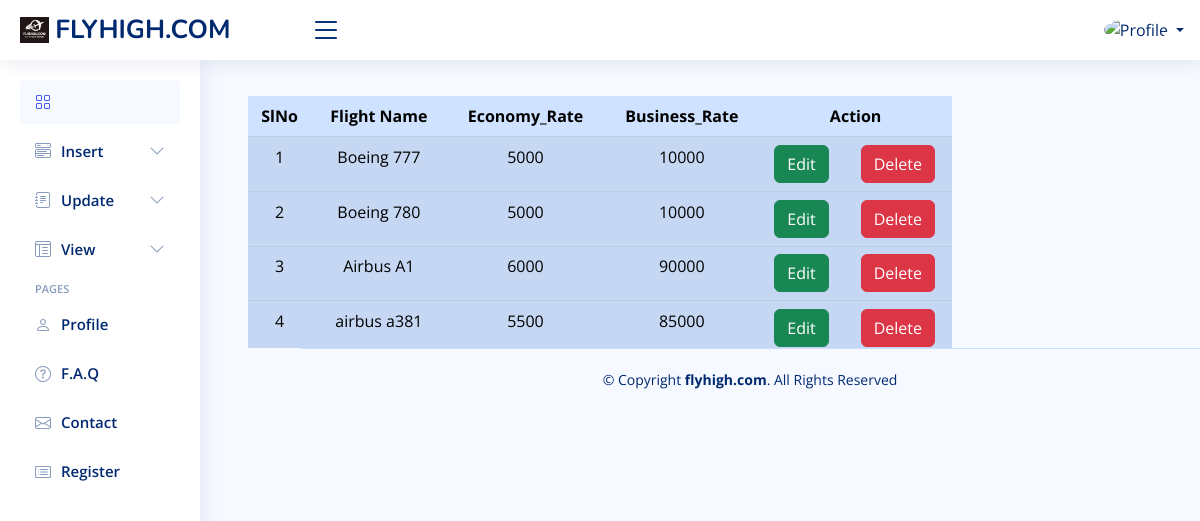
The page /admin/pages/fare/view.php on the database its author committed.
### tables this page shows
CREATE TABLE `fare` (
  `id` int(11) NOT NULL,
  `fly_id` int(11) NOT NULL,
  `economy_rate` bigint(20) NOT NULL,
  `business_rate` bigint(20) NOT NULL,
  `created_at` timestamp NOT NULL DEFAULT CURRENT_TIMESTAMP,
  `created_by` varchar(50) NOT NULL,
  `edited_at` timestamp NOT NULL DEFAULT CURRENT_TIMESTAMP,
  `edited_by` varchar(50) NOT NULL
);

CREATE TABLE `flight` (
  `id` int(11) NOT NULL,
  `name` varchar(50) NOT NULL,
  `airline_id` int(11) NOT NULL,
  `total_seat` int(30) NOT NULL,
  `created_at` timestamp NOT NULL DEFAULT CURRENT_TIMESTAMP ON UPDATE CURRENT_TIMESTAMP,
  `created_by` varchar(50) NOT NULL,
  `edited_at` timestamp NOT NULL DEFAULT CURRENT_TIMESTAMP,
  `edited_by` varchar(50) NOT NULL
);

### admin/pages/fare/view.php (the view, shortened to what this page needs)
<?php
    require '../../header.php';
    $sql='SELECT * FROM fare';
    $statement=$connection->prepare($sql);
    $statement->execute();
    $fare=$statement->fetchAll(PDO::FETCH_OBJ);
?>
    <div class="container-fluid">
        <div class="row">
        <div class="col-12 col-sm-8 mx-auto mt-5 p-5 overflow-scroll overflow-x-hidden" style="height:300px">
    <table class="table table-primary table-striped text-center">
        <thead>
            <tr>
                <th>
                    SlNo
                </th>
                <th>
                    Flight Name
                </th>
                <th>
                    Economy_Rate
                </th>
                <th>
                    Business_Rate
                </th>
                <th colspan="2">Action</th>
        </thead>
        <tbody>
            <?php
            $i=1;
             foreach($fare as $rate):
                $flyid=$rate->fly_id;
                $sql='SELECT * FROM fly WHERE id=:id';
                $sta=$connection->prepare($sql);
                $sta->execute([':id'=>$flyid]);
                $fly=$sta->fetch(PDO::FETCH_OBJ);
                $flightid=$fly->flight_id;
                $q='SELECT * FROM flight WHERE id=:id';
                $s=$connection->prepare($q);
                $s->execute([':id'=>$flightid]);
                $flights=$s->fetch(PDO::FETCH_OBJ);
                $fname=$flights->name;
                 ?>
                <tr>
                    <td><?= $i ?></td>
                    <td><?= $fname ?></td>
                    <td><?= $rate->economy_rate ?></td>
                    <td><?= $rate->business_rate ?></td>
            <td ><a href="fare_edit.php?id=<?php echo $rate->id; ?>" class="btn btn-success" target="_self">Edit</a></td>
                    <td><a href="fare_delete.php?"class="btn btn-danger"onclick="return confirm('Are you sure?');">Delete</a>
                </td>
                </tr>
            <tr>
            <?php
            $i=$i+1;
             endforeach; ?>
        </tbody>
    </table>
</div>
        </div>
    </div>
<?php
require '../../footer.php';
?>

### admin/pages/fare/assets/css/style.css (style rules this page uses)
:root { scroll-behavior: smooth; }
body { font-family: "Open Sans", sans-serif; background: #f6f9ff; color: #444444; }
a { color: #4154f1; text-decoration: none; }

### admin/assets/css/style.css (style rules this page uses)
:root { scroll-behavior: smooth; }
body { font-family: "Open Sans", sans-serif; background: #f6f9ff; color: #444444; }
a { color: #4154f1; text-decoration: none; }

### rows shown on the page
fare: flight.name "Boeing 777", economy_rate "5000", business_rate "10000"
fare: flight.name "Boeing 780", economy_rate "5000", business_rate "10000"
fare: flight.name "Airbus A1", economy_rate "6000", business_rate "90000"
fare: flight.name "airbus a381", economy_rate "5500", business_rate "85000"
